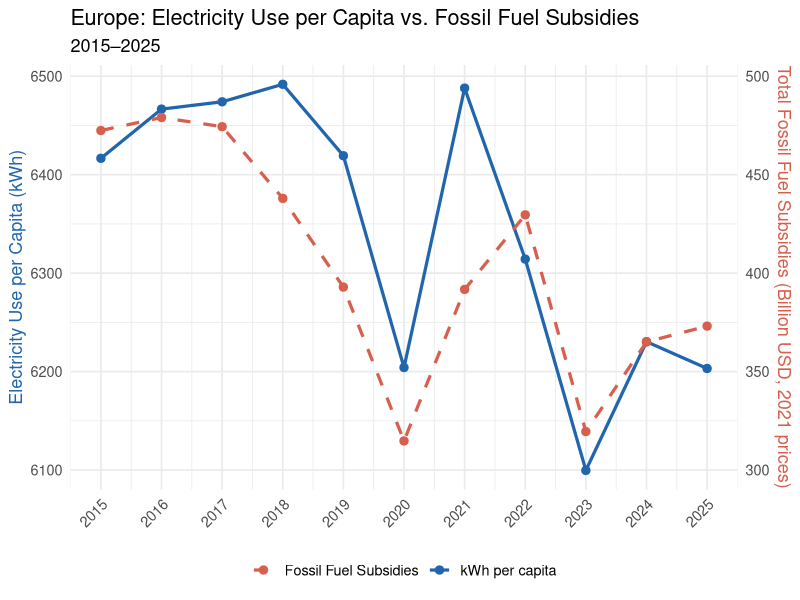
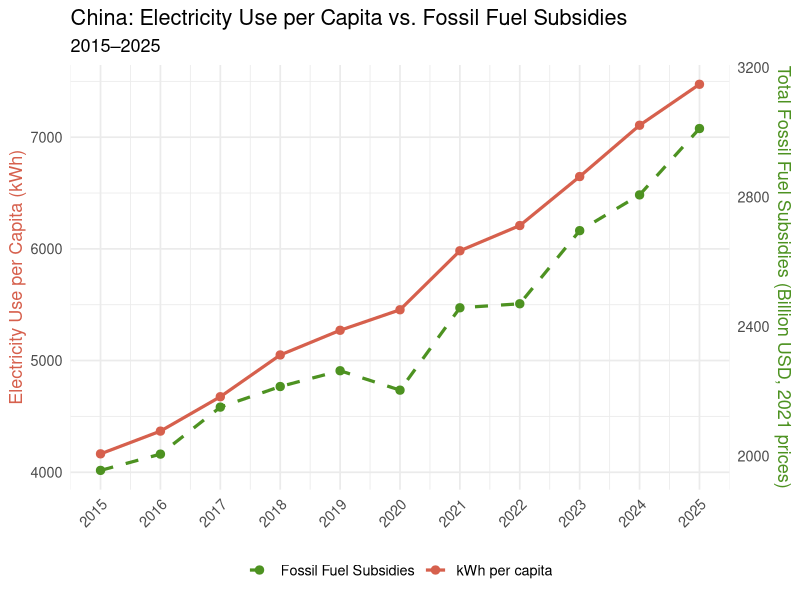

The R script that drew these images, in order:
#Fossil Fuel Subsidies and per capita kWh, with correlation
#Use Datasets: IMF Fossil Fuel Subsidies 2010-2024 and Ember and Energy Institute 

library(tidyverse)

#Code for FFS and per capita energy consumption + correlation 

Subsidy <- read.csv("Data/Fossil Fuel Subidies 2015-2036.csv")

kwh <- read.csv("Data/EUCHI_00-25.csv")

View(Subsidy)

european_countries <- c(
  "Albania", "Austria", "Belgium", "Bosnia and Herzegovina", "Bulgaria",
  "Croatia, Republic of", "Cyprus", "Czech Republic", "Denmark",
  "Estonia, Republic of", "Finland", "France", "Germany", "Greece",
  "Hungary", "Iceland", "Ireland", "Italy", "Kosovo, Republic of",
  "Latvia, Republic of", "Lithuania, Republic of", "Luxembourg", "Malta",
  "Moldova, Republic of", "Montenegro", "Netherlands", "North Macedonia, Republic of",
  "Norway", "Poland, Republic of", "Portugal", "Romania", "Serbia, Republic of",
  "Slovak Republic", "Slovenia, Republic of", "Spain", "Sweden",
  "Switzerland", "Ukraine", "United Kingdom"
)

european_countries[european_countries %in% unique(Subsidy$COUNTRY)]

europe_subsidy <- Subsidy |>
  filter(COUNTRY %in% european_countries) |>
  select(COUNTRY, FFS, X2015:X2025) |>
  pivot_longer(cols = X2015:X2025, names_to = "Year", values_to = "value") |>
  mutate(Year = as.integer(str_remove(Year, "X"))) |>
  group_by(Year) |>
  summarise(total_subsidy = sum(value, na.rm = TRUE))

europe_kwh <- kwh |>
  filter(Entity == "Europe", Year >= 2015, Year <= 2025)

europe_combined <- left_join(europe_kwh, europe_subsidy, by = "Year")

k <- 2
b <- 5500

#Europe: Elec Use per Capita vs. FOssil Fuel Subsidy
ggplot(europe_combined, aes(x = Year)) +
  geom_line(aes(y = Per.capita.electricity.use, color = "kWh per capita"), linewidth = 1.1) +
  geom_point(aes(y = Per.capita.electricity.use, color = "kWh per capita"), size = 2.5) +
  geom_line(aes(y = total_subsidy * k + b, color = "Fossil Fuel Subsidies"), linewidth = 1.1, linetype = "dashed") +
  geom_point(aes(y = total_subsidy * k + b, color = "Fossil Fuel Subsidies"), size = 2.5) +
  scale_y_continuous(
    name = "Electricity Use per Capita (kWh)",
    sec.axis = sec_axis(~ (. - b) / k,
                        name = "Total Fossil Fuel Subsidies (Billion USD, 2021 prices)")
  ) +
  scale_x_continuous(breaks = 2015:2025) +
  scale_color_manual(
    values = c("kWh per capita" = "#2166ac", "Fossil Fuel Subsidies" = "#d6604d"),
    name = NULL
  ) +
  labs(
    title = "Europe: Electricity Use per Capita vs. Fossil Fuel Subsidies",
    subtitle = "2015–2025",
    x = NULL
  ) +
  theme_minimal(base_size = 13) +
  theme(
    legend.position = "bottom",
    axis.title.y.left  = element_text(color = "#2166ac"),
    axis.title.y.right = element_text(color = "#d6604d"),
    axis.text.x = element_text(angle = 45, hjust = 1)
  )

#China: Elec Use per Capita vs. FOssil Fuel Subsidy
china_subsidy <- Subsidy |>
  filter(COUNTRY == "China, People's Republic of") |>
  select(FFS, X2015:X2025) |>
  pivot_longer(cols = X2015:X2025, names_to = "Year", values_to = "value") |>
  mutate(Year = as.integer(str_remove(Year, "X"))) |>
  group_by(Year) |>
  summarise(total_subsidy = sum(value, na.rm = TRUE))

china_kwh <- kwh |>
  filter(Entity == "China", Year >= 2015, Year <= 2025)

china_combined <- left_join(china_kwh, china_subsidy, by = "Year")
china_combined

k_cn <- 2.9
b_cn <- -1655

ggplot(china_combined, aes(x = Year)) +
  geom_line(aes(y = Per.capita.electricity.use, color = "kWh per capita"), linewidth = 1.1) +
  geom_point(aes(y = Per.capita.electricity.use, color = "kWh per capita"), size = 2.5) +
  geom_line(aes(y = total_subsidy * k_cn + b_cn, color = "Fossil Fuel Subsidies"), linewidth = 1.1, linetype = "dashed") +
  geom_point(aes(y = total_subsidy * k_cn + b_cn, color = "Fossil Fuel Subsidies"), size = 2.5) +
  scale_y_continuous(
    name = "Electricity Use per Capita (kWh)",
    sec.axis = sec_axis(~ (. - b_cn) / k_cn,
                        name = "Total Fossil Fuel Subsidies (Billion USD, 2021 prices)")
  ) +
  scale_x_continuous(breaks = 2015:2025) +
  scale_color_manual(
    values = c("kWh per capita" = "#d6604d", "Fossil Fuel Subsidies" = "#4d9221"),
    name = NULL
  ) +
  labs(
    title = "China: Electricity Use per Capita vs. Fossil Fuel Subsidies",
    subtitle = "2015–2025",
    x = NULL
  ) +
  theme_minimal(base_size = 13) +
  theme(
    legend.position = "bottom",
    axis.title.y.left  = element_text(color = "#d6604d"),
    axis.title.y.right = element_text(color = "#4d9221"),
    axis.text.x = element_text(angle = 45, hjust = 1)
  )

#China Correlation
cor_china_pearson  <- cor.test(china_combined$total_subsidy, china_combined$Per.capita.electricity.use, method = "pearson")
cor_china_spearman <- cor.test(china_combined$total_subsidy, china_combined$Per.capita.electricity.use, method = "spearman")

#Europe Correlation
cor_europe_pearson  <- cor.test(europe_combined$total_subsidy, europe_combined$Per.capita.electricity.use, method = "pearson")
cor_europe_spearman <- cor.test(europe_combined$total_subsidy, europe_combined$Per.capita.electricity.use, method = "spearman")

results <- tibble(
  Region   = rep(c("China", "Europe"), each = 2),
  Method   = rep(c("Pearson", "Spearman"), 2),
  r        = c(cor_china_pearson$estimate,  cor_china_spearman$estimate,
               cor_europe_pearson$estimate, cor_europe_spearman$estimate),
  p_value  = c(cor_china_pearson$p.value,   cor_china_spearman$p.value,
               cor_europe_pearson$p.value,  cor_europe_spearman$p.value),
  n        = 11
)

results |> mutate(across(c(r, p_value), ~ round(.x, 4)))

cat("China Pearson p-value: ", format(cor_china_pearson$p.value, scientific = TRUE), "\n")
cat("China Spearman p-value:", format(cor_china_spearman$p.value, scientific = TRUE), "\n")
cat("China Pearson 95% CI: [",
    round(cor_china_pearson$conf.int[1], 3), ",",
    round(cor_china_pearson$conf.int[2], 3), "]\n")
cat("Europe Pearson 95% CI: [",
    round(cor_europe_pearson$conf.int[1], 3), ",",
    round(cor_europe_pearson$conf.int[2], 3), "]\n")
